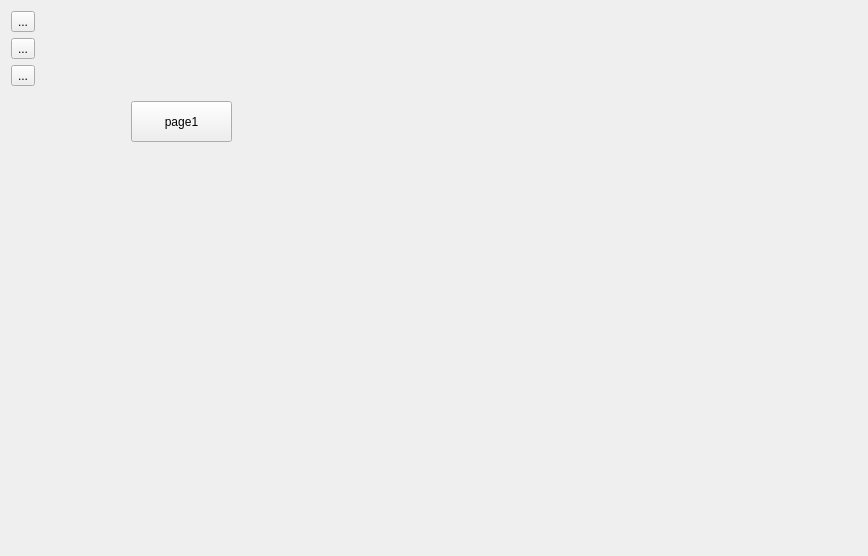
<?xml version="1.0" encoding="UTF-8"?>
<ui version="4.0">
 <class>SideSettingUI</class>
 <widget class="QWidget" name="SideSettingUI">
  <property name="geometry">
   <rect>
    <x>0</x>
    <y>0</y>
    <width>868</width>
    <height>556</height>
   </rect>
  </property>
  <property name="windowTitle">
   <string>Form</string>
  </property>
  <layout class="QGridLayout" name="gridLayout">
   <item row="0" column="0">
    <widget class="QWidget" name="widget" native="true">
     <layout class="QVBoxLayout" name="verticalLayout">
      <property name="leftMargin">
       <number>0</number>
      </property>
      <property name="topMargin">
       <number>0</number>
      </property>
      <property name="rightMargin">
       <number>0</number>
      </property>
      <property name="bottomMargin">
       <number>0</number>
      </property>
      <item>
       <widget class="QToolButton" name="toolButton">
        <property name="text">
         <string>...</string>
        </property>
        <property name="autoExclusive">
         <bool>true</bool>
        </property>
       </widget>
      </item>
      <item>
       <widget class="QToolButton" name="toolButton_2">
        <property name="text">
         <string>...</string>
        </property>
        <property name="autoExclusive">
         <bool>true</bool>
        </property>
       </widget>
      </item>
      <item>
       <widget class="QToolButton" name="toolButton_3">
        <property name="text">
         <string>...</string>
        </property>
        <property name="autoExclusive">
         <bool>true</bool>
        </property>
       </widget>
      </item>
      <item>
       <spacer name="verticalSpacer">
        <property name="orientation">
         <enum>Qt::Vertical</enum>
        </property>
        <property name="sizeHint" stdset="0">
         <size>
          <width>20</width>
          <height>472</height>
         </size>
        </property>
       </spacer>
      </item>
     </layout>
    </widget>
   </item>
   <item row="0" column="1">
    <widget class="QStackedWidget" name="stackedWidget">
     <property name="currentIndex">
      <number>0</number>
     </property>
     <widget class="QWidget" name="page">
      <widget class="QPushButton" name="pushButton">
       <property name="geometry">
        <rect>
         <x>90</x>
         <y>90</y>
         <width>101</width>
         <height>41</height>
        </rect>
       </property>
       <property name="text">
        <string>page1</string>
       </property>
      </widget>
     </widget>
     <widget class="QWidget" name="page_2">
      <widget class="QPushButton" name="pushButton_2">
       <property name="geometry">
        <rect>
         <x>60</x>
         <y>80</y>
         <width>101</width>
         <height>31</height>
        </rect>
       </property>
       <property name="text">
        <string>page2</string>
       </property>
      </widget>
     </widget>
    </widget>
   </item>
  </layout>
 </widget>
 <resources/>
 <connections/>
</ui>
